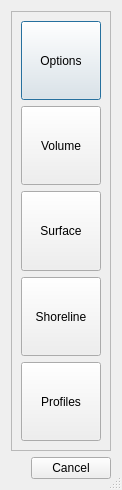
<?xml version="1.0" encoding="UTF-8"?>
<ui version="4.0">
 <class>CMATDlg</class>
 <widget class="QDialog" name="CMATDlg">
  <property name="geometry">
   <rect>
    <x>0</x>
    <y>0</y>
    <width>118</width>
    <height>490</height>
   </rect>
  </property>
  <property name="windowTitle">
   <string>qCMAT</string>
  </property>
  <property name="sizeGripEnabled">
   <bool>true</bool>
  </property>
  <layout class="QGridLayout" name="gridLayout">
   <item row="0" column="0">
    <widget class="QFrame" name="frame">
     <property name="frameShape">
      <enum>QFrame::StyledPanel</enum>
     </property>
     <property name="frameShadow">
      <enum>QFrame::Sunken</enum>
     </property>
     <layout class="QVBoxLayout" name="verticalLayout_3">
      <item>
       <widget class="QPushButton" name="optionsPushButton">
        <property name="sizePolicy">
         <sizepolicy hsizetype="Minimum" vsizetype="Minimum">
          <horstretch>0</horstretch>
          <verstretch>0</verstretch>
         </sizepolicy>
        </property>
        <property name="toolTip">
         <string>Set options/parameters or perform pre-processing.</string>
        </property>
        <property name="text">
         <string>Options</string>
        </property>
       </widget>
      </item>
      <item>
       <widget class="QPushButton" name="volumePushButton">
        <property name="sizePolicy">
         <sizepolicy hsizetype="Minimum" vsizetype="Minimum">
          <horstretch>0</horstretch>
          <verstretch>0</verstretch>
         </sizepolicy>
        </property>
        <property name="toolTip">
         <string>Calculate beach volume</string>
        </property>
        <property name="text">
         <string>Volume</string>
        </property>
       </widget>
      </item>
      <item>
       <widget class="QPushButton" name="surfacePushButton">
        <property name="sizePolicy">
         <sizepolicy hsizetype="Minimum" vsizetype="Minimum">
          <horstretch>0</horstretch>
          <verstretch>0</verstretch>
         </sizepolicy>
        </property>
        <property name="toolTip">
         <string>Calculate beach volume</string>
        </property>
        <property name="text">
         <string>Surface</string>
        </property>
       </widget>
      </item>
      <item>
       <widget class="QPushButton" name="shorelinePushButton">
        <property name="sizePolicy">
         <sizepolicy hsizetype="Minimum" vsizetype="Minimum">
          <horstretch>0</horstretch>
          <verstretch>0</verstretch>
         </sizepolicy>
        </property>
        <property name="toolTip">
         <string>Calculate beach volume</string>
        </property>
        <property name="text">
         <string>Shoreline</string>
        </property>
       </widget>
      </item>
      <item>
       <widget class="QPushButton" name="extractProfilePushButton">
        <property name="sizePolicy">
         <sizepolicy hsizetype="Minimum" vsizetype="Minimum">
          <horstretch>0</horstretch>
          <verstretch>0</verstretch>
         </sizepolicy>
        </property>
        <property name="toolTip">
         <string>Calculate beach volume</string>
        </property>
        <property name="text">
         <string>Profiles</string>
        </property>
       </widget>
      </item>
     </layout>
    </widget>
   </item>
   <item row="1" column="0">
    <widget class="QDialogButtonBox" name="cancelButton">
     <property name="standardButtons">
      <set>QDialogButtonBox::Cancel</set>
     </property>
    </widget>
   </item>
  </layout>
 </widget>
 <resources>
  <include location="../qCMAT.qrc"/>
 </resources>
 <connections/>
</ui>
